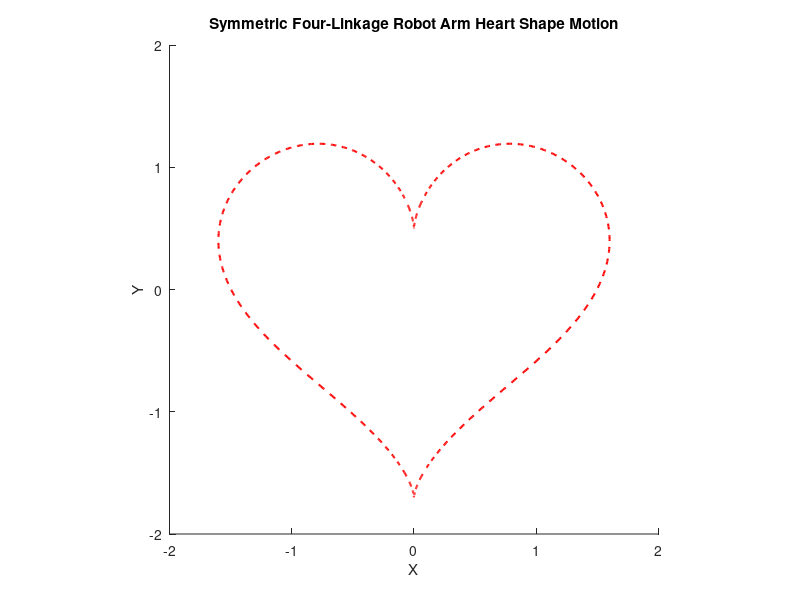

Recreate this plot in MATLAB. (Note: this script raises an error after producing the figure.)
% Heart Shape Motion Simulation with Symmetric Four-Linkage Arm
% @author Mirroyal Ismayilov
% @organisation King's College London
% @module Applied Medical Robotics
% @year 2024

close all;
clear;
clc;

% Parameters for robot arm
r1 = 0.78; % Length of first link [metre]
r2 = 0.78; % Length of second link
t1 = -0.2; % Initial angle of joint 1
t2 = -1; % Initial angle of joint 2

% Heart shape parameters
t = linspace(0, 2*pi, 1000); % Parameter t for the heart curve
x_d_points = 16 * sin(t).^3; % x-coordinates of the heart shape
y_d_points = 13 * cos(t) - 5 * cos(2*t) - 2 * cos(3*t) - cos(4*t); % y-coordinates
scale = 0.1; % Scaling factor to fit the heart within reachable workspace
x_d_points = scale * x_d_points;
y_d_points = scale * y_d_points;

% Control parameters
damping_factor = 0.01; % Damping factor for DLS
step_limit = 0.1; % Maximum step size for target clamping
gain = 0.3; % Gain for Jacobian transpose method
tolerance = 1e-3; % Position error tolerance
max_iterations = length(t); % Maximum number of iterations
dt = 0.01; % Time step for smoother motion
ellipsoid_scale = 0.25; % Scaling factor for ellipsoids

% Initialize array to store manipulability values
manipulability_values = zeros(max_iterations, 1);

% Arrays to store motion points
trajectory_A = []; % Trajectory of point A
trajectory_D = []; % Trajectory of point D
trajectory_C = []; % Trajectory of point C
trajectory_B = []; % Trajectory of point B

% Figure setup
figure;
hold on;
axis equal;
xlim([-2, 2]);
ylim([-2, 2]);
xlabel('X');
ylabel('Y');
title('Symmetric Four-Linkage Robot Arm Heart Shape Motion');

% Plot the desired heart shape for reference
plot(x_d_points, y_d_points, 'r--', 'LineWidth', 1.5);

% Main simulation loop
for i = 1:max_iterations
    % Update target position for heart shape
    x_d = [x_d_points(i); y_d_points(i)];

    % Forward kinematics to calculate current end-effector position
    T = forward_kinematics(r1, r2, t1, t2);
    x = T(1, 4);
    y = T(2, 4);
    current_position = [x; y];

    % Calculate position error between desired and current end-effector position
    error = x_d - current_position;

    % Target clamping: Limit the step size to avoid large jumps
    if norm(error) > step_limit
        error = step_limit * (error / norm(error));
    end

    % Compute Jacobian for the current joint angles
    J = ik_jacobian(r1, r2, t1, t2);

    % Calculate manipulability
    manipulability = sqrt(det(J * J'));
    manipulability_values(i) = manipulability;

    % Eigenvalues and eigenvectors for manipulability ellipsoid
    [V, D] = eig(J * J'); % Eigen decomposition
    eigenvalues = diag(D); % Extract eigenvalues
    a = ellipsoid_scale * sqrt(eigenvalues(1)); % Semi-major axis length
    b = ellipsoid_scale * sqrt(eigenvalues(2)); % Semi-minor axis length
    theta = atan2(V(2, 1), V(1, 1)); % Orientation of ellipsoid

    % Plot manipulability ellipsoid
    ellipse_x = a * cos(t) * cos(theta) - b * sin(t) * sin(theta);
    ellipse_y = a * cos(t) * sin(theta) + b * sin(t) * cos(theta);
    plot(x + ellipse_x, y + ellipse_y, 'k--'); % Ellipsoid at end-effector

    % Damped Least Squares (DLS) method for stable inverse calculation
    inv_J_damped = (J' * J + damping_factor^2 * eye(size(J, 2))) \ J';
    delta_q_dls = inv_J_damped * error;

    % Jacobian Transpose method as an alternative to inverse Jacobian
    delta_q_transpose = gain * J' * error;

    % Select method: uncomment one of the two lines below
    % delta_q = delta_q_dls; % Damped Least Squares method
    delta_q = delta_q_transpose; % Jacobian Transpose method

    % Update joint angles using calculated change
    t1 = t1 + delta_q(1);
    t2 = t2 + delta_q(2);

    % Calculate positions of points A, D, C
    x_A = 0; y_A = 0; % Point A
    x_D = r1*cos(t1); y_D = r1*sin(t1); % Point D
    x_C = x_D + r2*cos(t1 + t2); y_C = y_D + r2*sin(t1 + t2); % Point C

    % Calculate symmetric point B
    AC_vector = [x_C - x_A; y_C - y_A]; % Vector AC
    D_vector = [x_D - x_A; y_D - y_A]; % Vector AD
    proj_D_on_AC = (dot(D_vector, AC_vector) / norm(AC_vector)^2) * AC_vector; % Projection of D on AC
    B_vector = 2 * proj_D_on_AC - D_vector; % Symmetric vector for B
    x_B = x_A + B_vector(1); % Point B x-coordinate
    y_B = y_A + B_vector(2); % Point B y-coordinate

    % Save trajectory points
    trajectory_A = [trajectory_A; x_A, y_A];
    trajectory_D = [trajectory_D; x_D, y_D];
    trajectory_C = [trajectory_C; x_C, y_C];
    trajectory_B = [trajectory_B; x_B, y_B];

    % Plot original links AD and CD
    plot([x_A, x_D], [y_A, y_D], 'b-o', 'LineWidth', 2); % Link AD
    plot([x_D, x_C], [y_D, y_C], 'g-o', 'LineWidth', 2); % Link CD

    % Plot symmetric links AB and BC
    plot([x_A, x_B], [y_A, y_B], 'r-o', 'LineWidth', 2); % Link AB
    plot([x_B, x_C], [y_B, y_C], 'm-o', 'LineWidth', 2); % Link BC

    % Plot trajectories of points
    plot(trajectory_C(:,1), trajectory_C(:,2), 'g-', 'LineWidth', 1); % Trajectory of C

    pause(dt); % Pause for visualization
end

% Plot manipulability over the trajectory
figure;
plot(manipulability_values(1:max_iterations));
xlabel('Iteration');
ylabel('Manipulability');
title('Manipulability across the heart shape trajectory');

%% Function Definitions

% Forward kinematics function
function T = forward_kinematics(r1, r2, t1, t2)
    % Compute transformation matrices
    T1 = [cos(t1), -sin(t1), 0, r1*cos(t1);
          sin(t1),  cos(t1), 0, r1*sin(t1);
          0,        0,       1, 0;
          0,        0,       0, 1];
    T2 = [cos(t2), -sin(t2), 0, r2*cos(t2);
          sin(t2),  cos(t2), 0, r2*sin(t2);
          0,        0,       1, 0;
          0,        0,       0, 1];
    T = T1 * T2; % Combined transformation
end

% Jacobian calculation function
function J = ik_jacobian(r1, r2, t1, t2)
    % Compute the Jacobian for a 2-link planar manipulator
    J11 = -r1*sin(t1) - r2*sin(t1 + t2);
    J12 = -r2*sin(t1 + t2);
    J21 =  r1*cos(t1) + r2*cos(t1 + t2);
    J22 =  r2*cos(t1 + t2);
    J = [J11, J12; J21, J22];
end   
